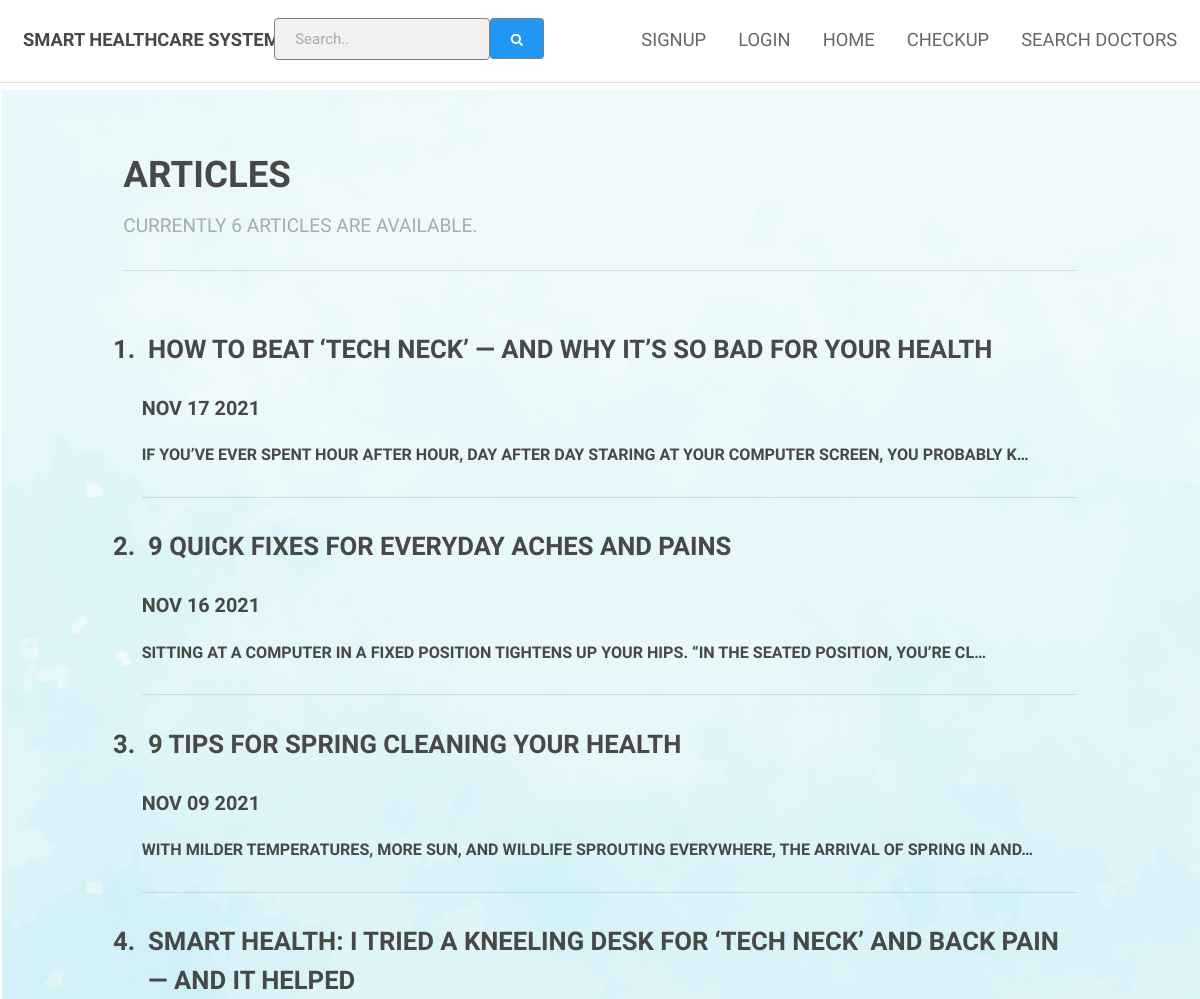
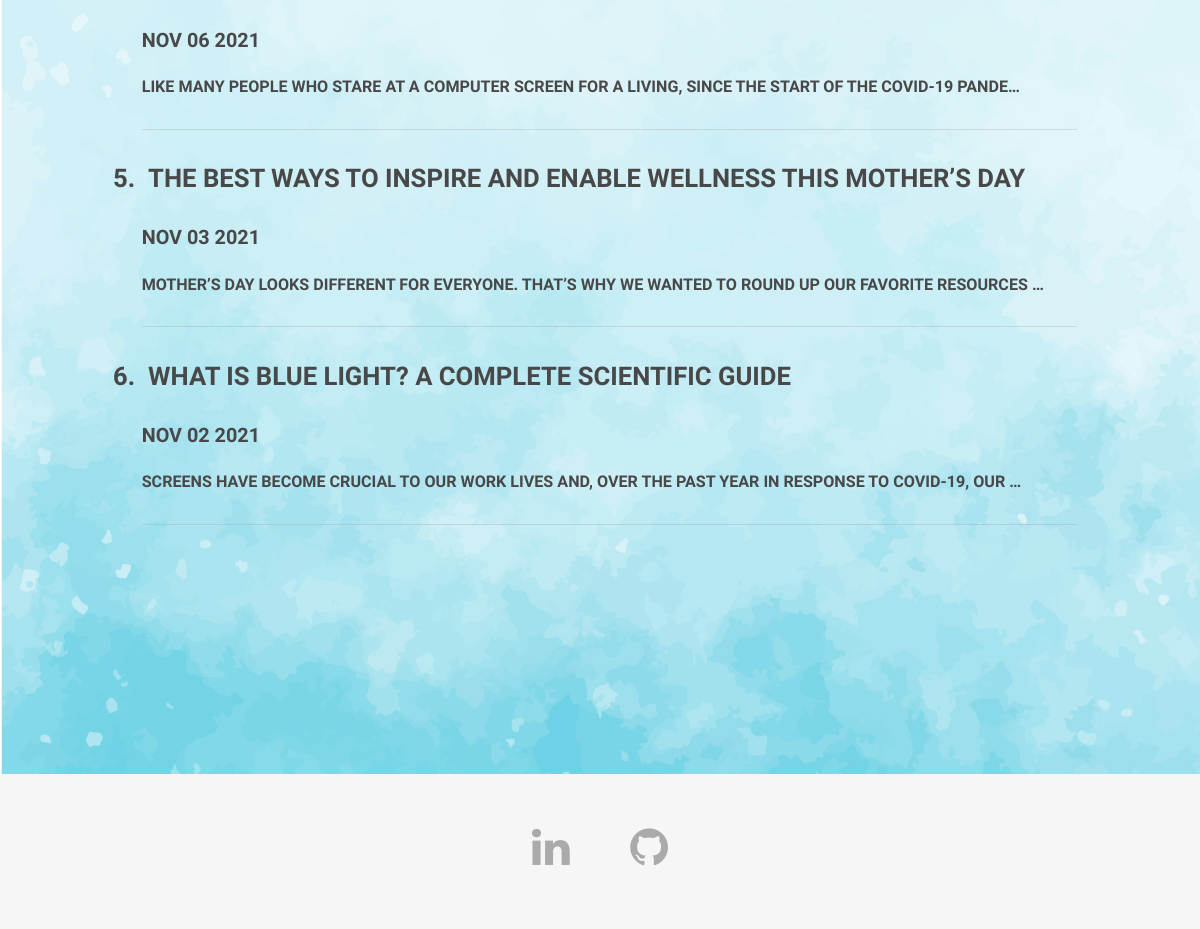
Screenshot of /blog/ with the database file from the repository (2 pictures, top to bottom).
### blog/models.py (models this page shows, shortened)
class Blog(models.Model):
    title = models.CharField(max_length=200)
    description = models.TextField(max_length=1000)
    date=models.DateField()

### blog/views.py (the view)
# urls.py: path('', views.all_blogs, name='all_blogs'),
def all_blogs(request):
    list_disease = []
    disease_obj = database.objects.all()
    for d in disease_obj:
        list_disease.append(d.disease)
    blogs=Blog.objects.order_by('-date')
    return render(request, 'blog/all_blogs.html', {'blogs':blogs,"disease": list_disease})

### blog/templates/blog/all_blogs.html (shortened to what this page needs)
<!DOCTYPE HTML>
<html xmlns="http://www.w3.org/1999/html">
	{% load static %}
	<head>
		<link rel="stylesheet" href="{% static 'predict/assets/css/main.css' %}" />
	</head>
	<body>
			<header id="header">
				{% if user.is_authenticated %}
					<h1>Logged in as {{ user.username }}</h1>
				{% else %}
					<h1><strong><a href="{% url 'index' %}">Smart healthcare system</a></strong></h1>
				{% endif %}
				<nav id="nav">
					<ul>
						<li class="search_wrap">
					<form class="example" method="get" action="{% url 'disease_search' %}" style="position: absolute; color: black; margin-top: -28px; margin-left: -59%; max-width: 300px;">
					<input type="text" name="search2" id="search"  placeholder="Search.." list="searchresults" autocomplete="off" />
					<button type="submit"><i class="fa fa-search"></i></button>
					</form>
				</li>
						{% if user.is_authenticated %}
							<li><a href="{% url 'myReports' %}">My Reports</a></li>
						{% else %}
							<li><a href="{% url 'signupuser' %}">SignUp</a></li>
							<li><a href="{% url 'loginuser' %}">Login</a></li>
						{% endif %}
						<li><a href="{% url 'index' %}">Home</a></li>
						<li><a href="{% url 'home' %}">Checkup</a></li>
						<li><a href="{% url 'doctor_search' %}">Search Doctors</a></li>
					</ul>
				</nav>
			</header>
			<section id="main" class="wrapper">
				<div class="container">
					<header class="major special">
                        <h2 color="white">Articles</h2>
                        <p>Currently {{ blogs.count }} article{{ blogs.count|pluralize }} are available.</p>
						<hr>
                    </header>
					<ol>
                    {% for blog in blogs %}
                          <div>
                            <a href="{% url 'blog:detail' blog.id %}" style="text-decoration:none;">
                              <h2><li>{{ blog.title }}</li></h2>
                            </a>
                            <h3>{{ blog.date|date:'M d Y'|upper }}</h3>
                            <h4>{{ blog.description|striptags|truncatechars:100 }}</h4>
                          </div>
						  <hr>
                    {% endfor %}
					</ol>
				</div>
            </section>
			<footer id="footer">
				<div class="container">
					<ul class="icons">
						<li><a href="https://www.linkedin.com/in/mayank-joshi-219658191/" class="icon fa-linkedin" target="_blank"></a></li>
						<li><a href="https://github.com/Mayank-J0shi" class="icon fa-github" target="_blank"></a></li>
					</ul>
				</div>
			</footer>
	</body>
</html>

### rows the page displays
Blog: title "HOW TO BEAT ‘TECH NECK’ — AND WHY IT’S SO BAD FOR YOUR HEALTH", date "NOV 17 2021", description "IF YOU’VE EVER SPENT HOUR AFTER HOUR, DAY AFTER DAY STARING AT YOUR COMPUTER SCREEN, YOU PROBABLY K…"
Blog: title "9 QUICK FIXES FOR EVERYDAY ACHES AND PAINS", date "NOV 16 2021", description "SITTING AT A COMPUTER IN A FIXED POSITION TIGHTENS UP YOUR HIPS. “IN THE SEATED POSITION, YOU’RE CL…"
Blog: title "9 TIPS FOR SPRING CLEANING YOUR HEALTH", date "NOV 09 2021", description "WITH MILDER TEMPERATURES, MORE SUN, AND WILDLIFE SPROUTING EVERYWHERE, THE ARRIVAL OF SPRING IN AND…"
Blog: title "SMART HEALTH: I TRIED A KNEELING DESK FOR ‘TECH NECK’ AND BACK PAIN — AND IT HELPED", date "NOV 06 2021", description "LIKE MANY PEOPLE WHO STARE AT A COMPUTER SCREEN FOR A LIVING, SINCE THE START OF THE COVID-19 PANDE…"
Blog: title "THE BEST WAYS TO INSPIRE AND ENABLE WELLNESS THIS MOTHER’S DAY", date "NOV 03 2021", description "MOTHER’S DAY LOOKS DIFFERENT FOR EVERYONE. THAT’S WHY WE WANTED TO ROUND UP OUR FAVORITE RESOURCES …"
Blog: title "WHAT IS BLUE LIGHT? A COMPLETE SCIENTIFIC GUIDE", date "NOV 02 2021", description "SCREENS HAVE BECOME CRUCIAL TO OUR WORK LIVES AND, OVER THE PAST YEAR IN RESPONSE TO COVID-19, OUR …"

### other values shown
{{ blogs.count }} "6"
